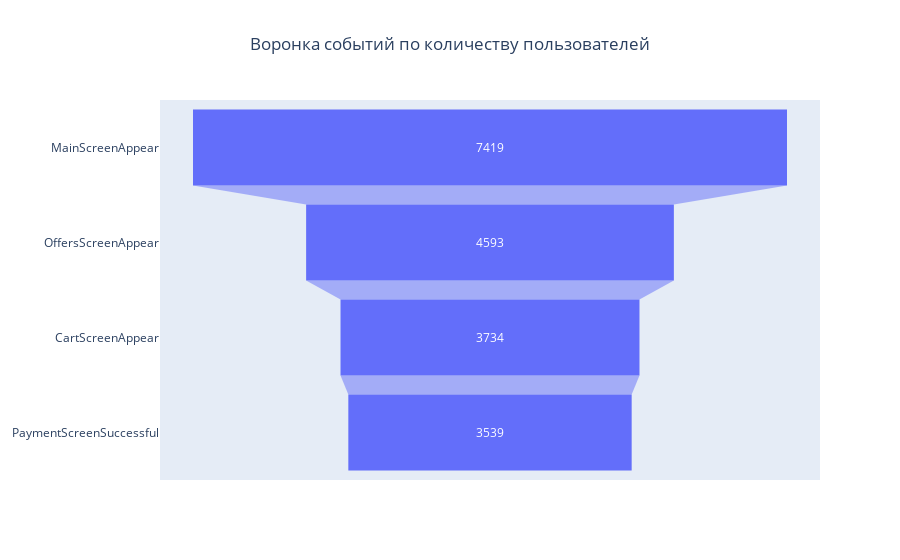

Notebook source saved alongside this figure:
### Markdown cell above
Строю график воронки событий по количеству пользователей.

### Code cell
fig = go.Figure(go.Funnel(
    y = funnel_logs_2w['event_name'],
    x = funnel_logs_2w['users_count'])
               )
fig.update_layout(title={'x': 0.5, 'text': 'Воронка событий по количеству пользователей'})
fig.show()

### Figure 1 — Plotly figure (JSON) as saved in the notebook; plotly's stock layout.template omitted (floating-point values rounded to 4 significant figures)
{"data": [{"type": "funnel", "x": [7419, 4593, 3734, 3539], "y": ["MainScreenAppear", "OffersScreenAppear", "CartScreenAppear", "PaymentScreenSuccessful"]}], "layout": {"title": {"text": "Воронка событий по количеству пользователей", "x": 0.5}}}
